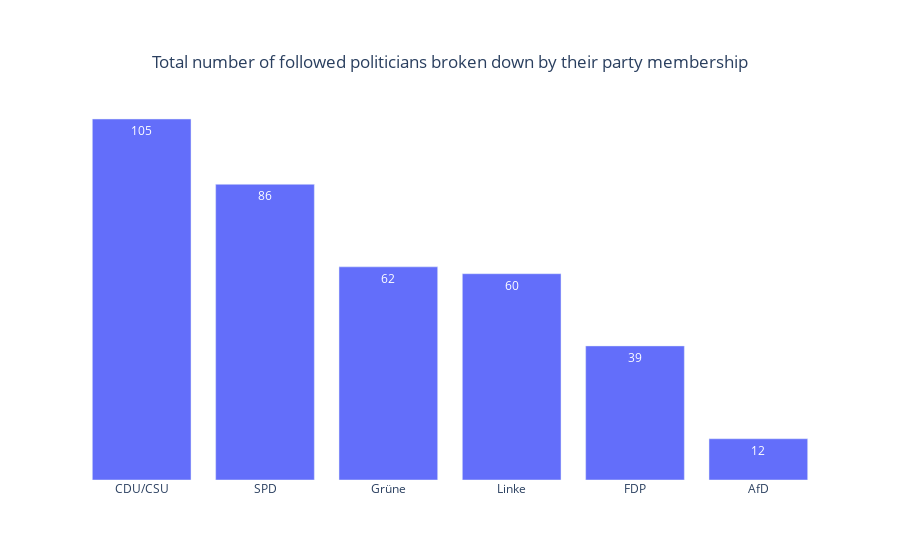

The cell this chart's notebook holds for it:
### Code cell
fig = go.Figure(data=[go.Bar(
            x=parties, y=nr_accs_party, 
              text=nr_accs_party,
             textposition='inside'
        )])

fig.update_layout(
    title={'text': 'Total number of followed politicians broken down by their party membership', 
           'y':0.9,
           'x':0.5,
           'xanchor': 'center',
           'yanchor': 'top'},
    plot_bgcolor="white"
)

fig.update_yaxes(showgrid=False, showticklabels=False)

fig.show()

### Figure 1 — Plotly figure (JSON) as saved in the notebook; plotly's stock layout.template omitted (floating-point values rounded to 4 significant figures)
{"data": [{"text": ["105", "86", "62", "60", "39", "12"], "textposition": "inside", "type": "bar", "x": ["CDU/CSU", "SPD", "Grüne", "Linke", "FDP", "AfD"], "y": [105, 86, 62, 60, 39, 12]}], "layout": {"autosize": true, "plot_bgcolor": "white", "title": {"text": "Total number of followed politicians broken down by their party membership", "x": 0.5, "xanchor": "center", "y": 0.9, "yanchor": "top"}, "xaxis": {"autorange": true, "range": [-0.5, 5.5], "type": "category"}, "yaxis": {"autorange": true, "range": [0, 110.5], "showgrid": false, "showticklabels": false, "type": "linear"}}}
